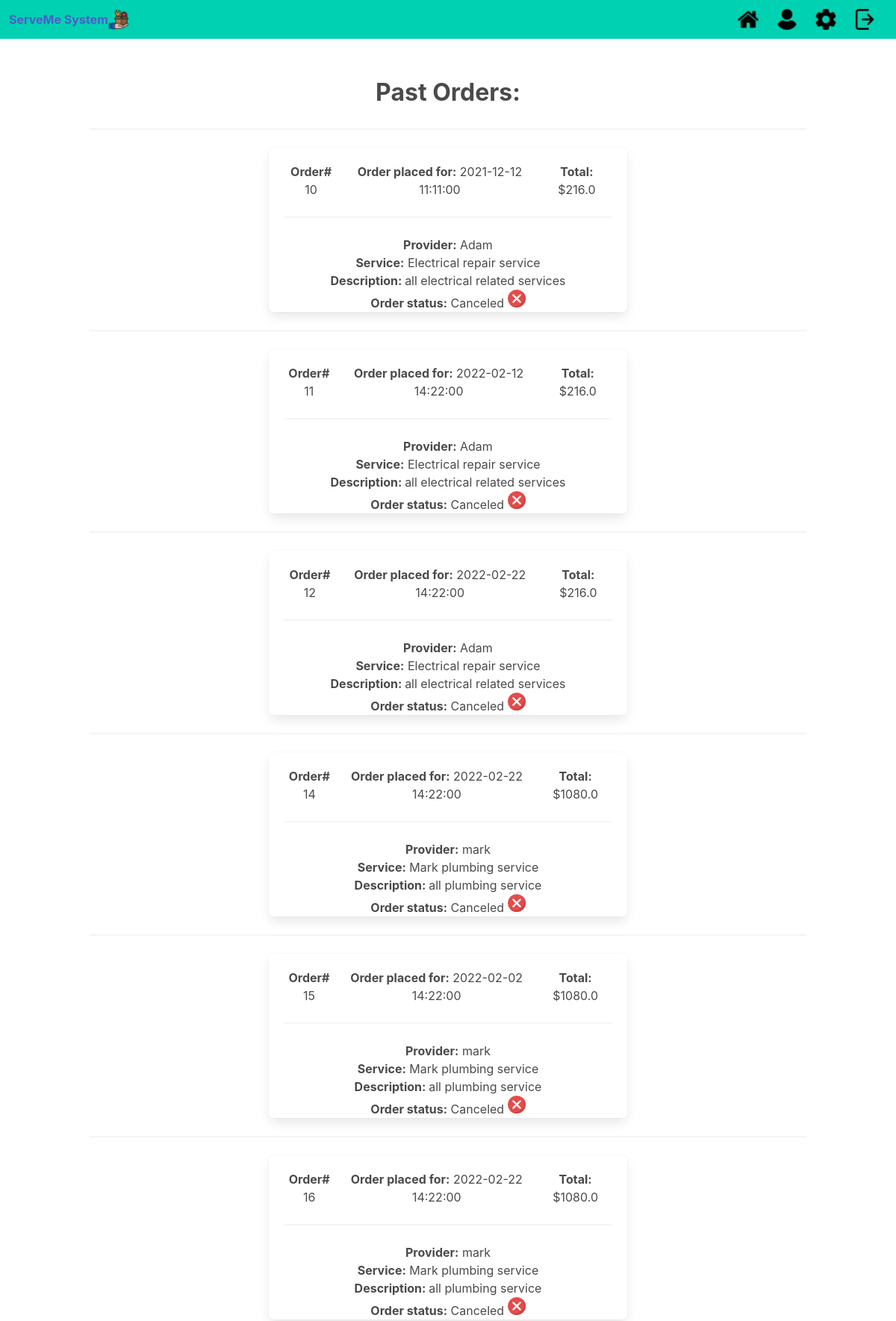
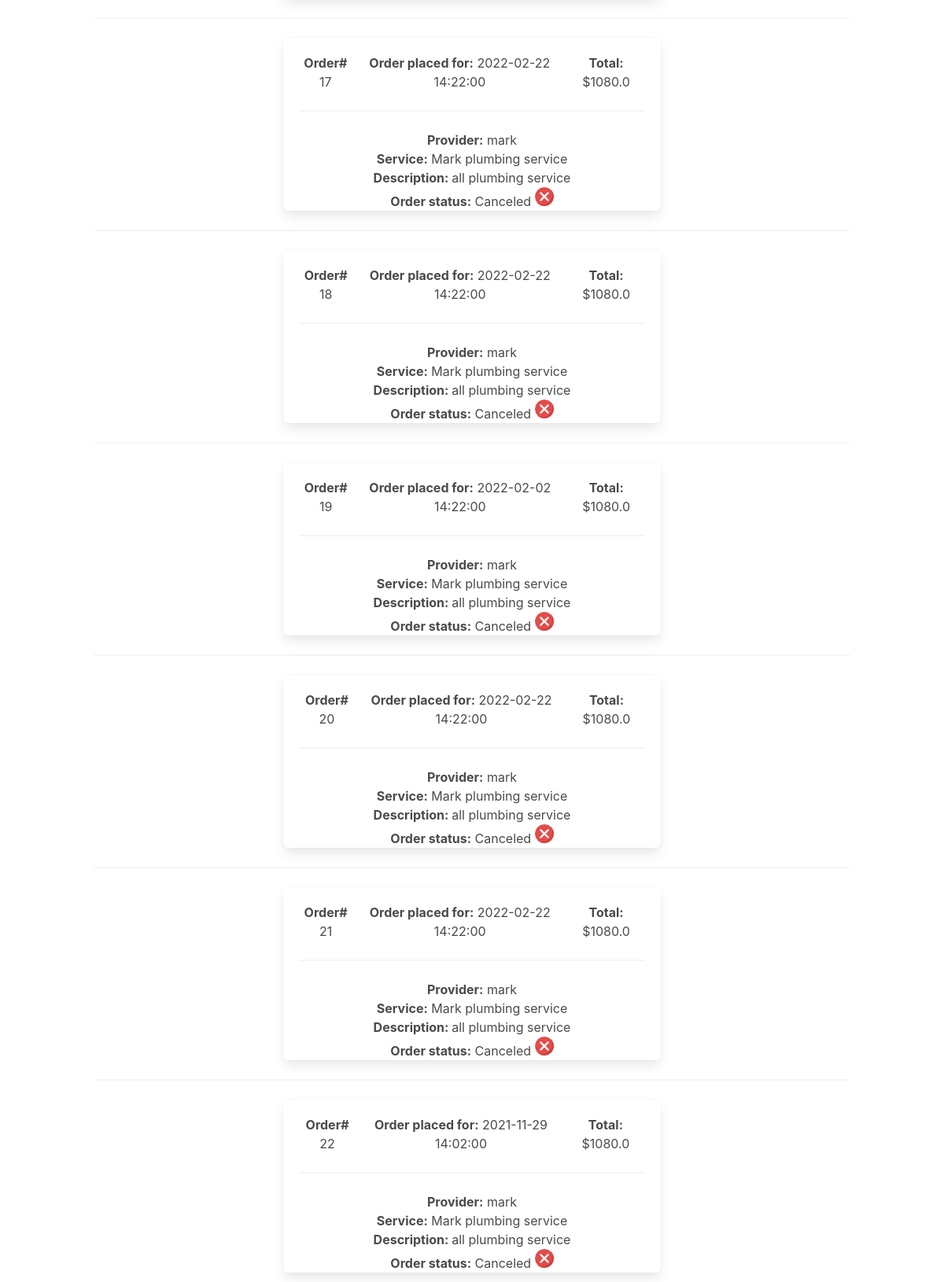
/past_orders (signed in, upper part), run on the app's committed database (2 pictures, top to bottom).
### serveme/models.py (models this page shows, shortened)
class Provider (db.Model):
    provider_id     = db.Column(db.Integer, primary_key=True)
    userID          = db.Column(db.Integer, db.ForeignKey('user.userID'), nullable=False)
    provider_name   = db.Column(db.String(50), nullable=False)
    rating_avg      = db.Column(db.Float)
    phone_number    = db.Column(db.String(10), nullable=False)
    address         = db.Column(db.String(25), nullable=False)
    email           = db.Column(db.String(20), nullable=False)
    ssn             = db.Column(db.String(9), nullable=False)
    services        = db.relationship('Service', backref='service_provider', lazy=True)

class Order (db.Model):
    order_id        = db.Column(db.Integer, primary_key=True)
    provider_id     = db.Column(db.Integer, nullable=False)
    service_id      = db.Column(db.Integer, nullable=False)
    userID          = db.Column(db.Integer, db.ForeignKey('user.userID'), nullable=False)
    cost            = db.Column(db.Float(precision=2), nullable=False)
    review_id       = db.Column(db.Integer)
    description     = db.Column(db.String(255))
    date            = db.Column(db.DateTime())
    status          = db.Column(db.String(255))

class Service (db.Model):
    provider_id     = db.Column(db.Integer, db.ForeignKey('provider.provider_id'), nullable=False)
    service_id      = db.Column(db.Integer, nullable=False, primary_key=True)
    rating_avg      = db.Column(db.Float(precision=2), nullable=False)
    service_name    = db.Column(db.String(20), nullable=False)
    cost            = db.Column(db.Float(precision=2), nullable=False)
    description     = db.Column(db.String(255), nullable=False)
    category        = db.Column(db.String(20), nullable=False)

### serveme/orderController.py (the view)
@orderController.route('/past_orders')
def past_orders():
    orders = Order.query.filter(or_(Order.status == 'Completed', Order.status == "Canceled"), Order.userID==current_user.userID).all()
    services = Service.query.all()
    providers = Provider.query.all()
    return render_template('past_orders.html', orders=orders, services=services, providers=providers)

### serveme/templates/past_orders.html (shortened to what this page needs)
{% extends "base.html" %}
{% block content %}
<br>
<br>
 <div class="is-size-3">
       <b>Past Orders:</b>
   </div>
   {%for service in services%}
    {%for order in orders%}
     {%for provider in providers%}
      {%if order.provider_id==service.provider_id and order.service_id==service.service_id and service.provider_id == provider.provider_id%}
      <hr>
      {%if order.status == "Canceled" or order.status == "Completed"%}
    <div class="box" style="height:220px; margin:auto; width:50%">
      <div style="display:flex; flex-direction: horizontal; justify-content: space-around;">
        <div><b>Order# </b> {{order.order_id}}</div>
        <div><b>Order placed for:</b> {{order.date}}</div>
        <div><b>Total: </b>${{order.cost}}</div>
      </div>
      <hr>
        <div style="display: flex; flex-direction: horizontal; justify-content: center; ">
          <div>
            <b>Provider:</b>
            {{provider.provider_name}}
	    <br>
            <b>Service:</b>
            {{service.service_name}}
            <br>
	    <b>Description: </b>
            {{service.description}}
            <br>
            <b>Order status:</b> {{order.status}}
            {%if order.status == "Canceled"%}
            <img src="{{url_for('static', filename='canceled.png')}}" alt="placeholder">
            {%endif%}
          </div>
        </div>
    </div>
        {%endif%}
        {%endif%}
       {%endfor%}
      {%endfor%}
    {%endfor%}
<br>
<br>
{% endblock %}

### data on the page
Service: service_name "Electrical repair service", description "all electrical related services"
Order: order_id "10", date "2021-12-12 11:11:00", cost "216.0", status "Canceled"
Provider: provider_name "Adam"
Order: order_id "11", date "2022-02-12 14:22:00", cost "216.0", status "Canceled"
Order: order_id "12", date "2022-02-22 14:22:00", cost "216.0", status "Canceled"
Service: service_name "Mark plumbing service", description "all plumbing service"
Order: order_id "14", date "2022-02-22 14:22:00", cost "1080.0", status "Canceled"
Provider: provider_name "mark"
Order: order_id "15", date "2022-02-02 14:22:00", cost "1080.0", status "Canceled"
Order: order_id "16", date "2022-02-22 14:22:00", cost "1080.0", status "Canceled"
Order: order_id "17", date "2022-02-22 14:22:00", cost "1080.0", status "Canceled"
Order: order_id "18", date "2022-02-22 14:22:00", cost "1080.0", status "Canceled"
Order: order_id "19", date "2022-02-02 14:22:00", cost "1080.0", status "Canceled"
Order: order_id "20", date "2022-02-22 14:22:00", cost "1080.0", status "Canceled"
Order: order_id "21", date "2022-02-22 14:22:00", cost "1080.0", status "Canceled"
Order: order_id "22", date "2021-11-29 14:02:00", cost "1080.0", status "Canceled"
